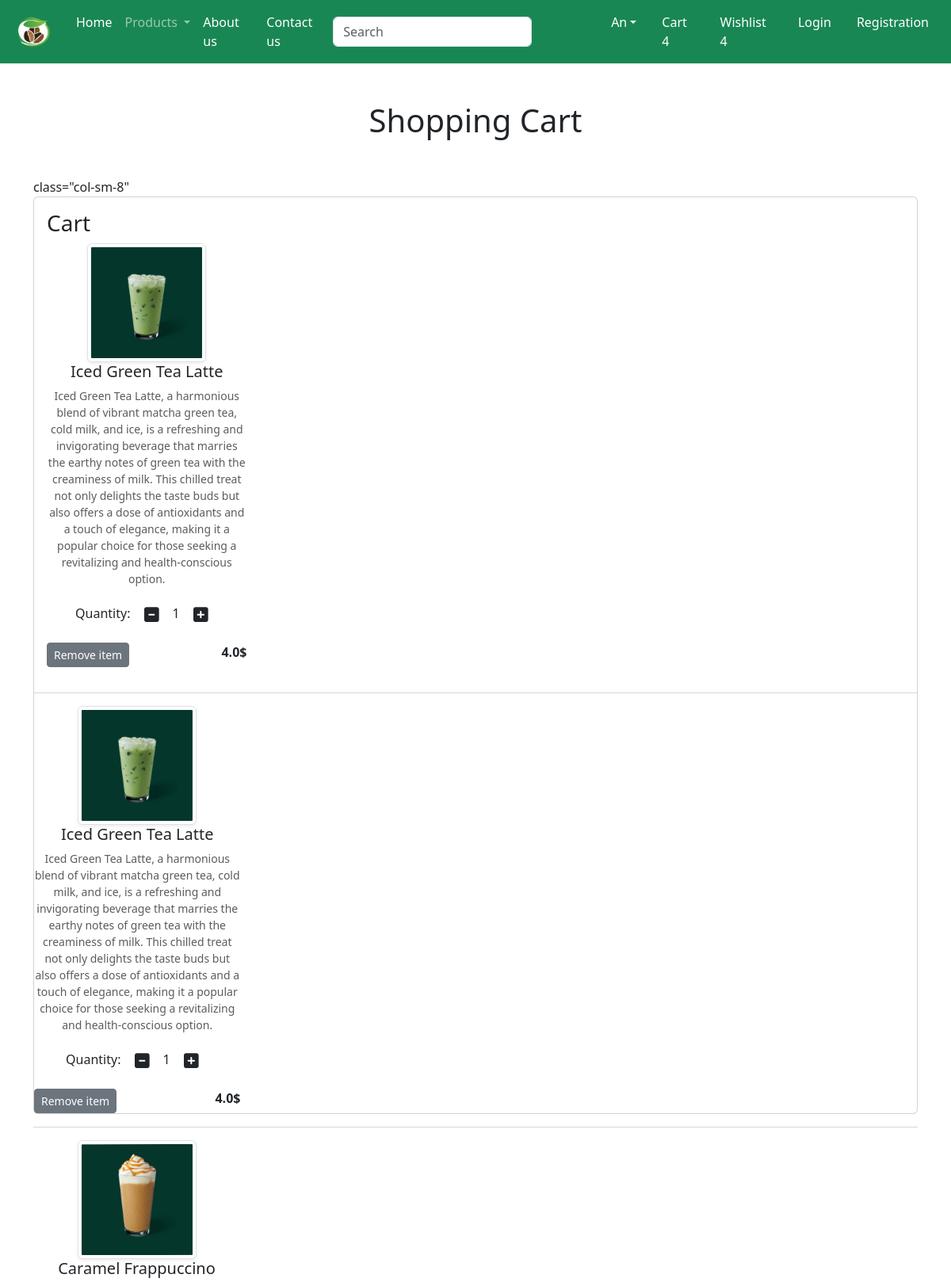
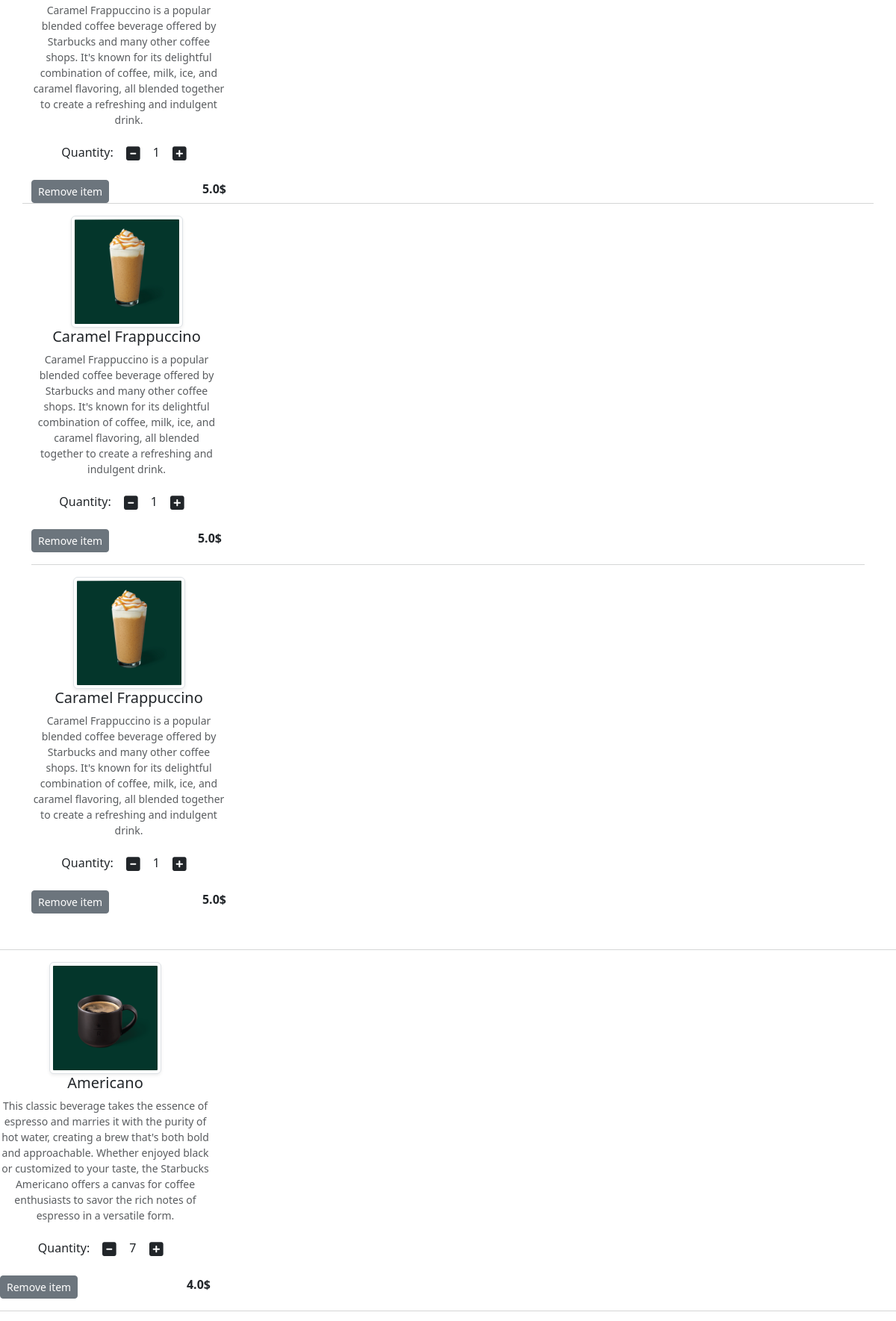
Page /checkout (signed in, upper part) on the committed database (2 pictures, top to bottom).
### app/models.py (models this page shows, shortened)
class Cart(models.Model):
    user = models.ForeignKey(User,on_delete=models.CASCADE)
    product = models.ForeignKey(Product,on_delete=models.CASCADE)
    quantity = models.PositiveIntegerField(default=1)

class Product(models.Model):
    title = models.CharField(max_length=100)
    selling_price = models.FloatField()
    discounted_price = models.FloatField()
    description = models.TextField()
    composition = models.TextField(default='')
    prodapp = models.TextField(default='')
    category = models.CharField(choices=CATEGORY_CHOICES, max_length=3)
    product_image = models.ImageField(upload_to='product')

### app/views.py (the view)
# urls.py: path('checkout',views.show_cart,name='checkout'),
def show_cart(request):
    user = request.user
    cart = Cart.objects.filter(user=user)
    amount = 0
    for p in cart:
        value = p.quantity * p.product.discounted_price
        amount = amount + value
    totalamount = amount + 1
    return render(request,'app/addtocart.html',locals())

### app/templates/app/addtocart.html (shortened to what this page needs)
{% extends 'app/base.html' %}
{% load static %}
{% block main-content %}
<div class="container my-5">
 <div class="row">
 {% if cart %}
 <h1 class="text-center mb-5">Shopping Cart</h1>
 <div>class="col-sm-8"
 <div class="card">
    <div class="card-body">
     <h3>Cart</h3>
     {% for item in cart %}
     <div class="row">
      <div class="col-sm-3 text-center align-self-center"><img src="{{item.product.product_image.url}}" alt="" srcset="" class="img-fluid img-thumbnail shadow-sm" height="150" width="150"</div>
        <h5>{{item.product.title}}</h5>
        <p class="mb-2 text-muted small">{{item.product.description}}</p>
        <div class="my-3">
         <label for="quantity">Quantity:</label>
         <a class="minus-cart btn" pid="{{item.product.id}}"><i class="fas fa-minus-square fa-lg"></i></a>
           <span id="quantity">{{item.quantity}}</span>
        <a class="plus-cart btn" pid="{{item.product.id}}"><i class="fas fa-plus-square fa-lg"></i></a>
       </div>
       <div class="d-flex justify-content-between">
        <a href="#" class="remove-cart btn btn-sm btn-secondary mr-3" pid="{{item.product.id}}">Remove item</a>
        <p class="mb-0"><span><strong>{{item.product.discounted_price}}$</strong></span></p>
       </div>
      </div>
     </div>
    </div>
    <hr class="text-muted">
    {% endfor %}
  {% else %}
    <h1 class="text-center mb-5">Cart is Empty</h1>
{% endif %}
{% endblock main-content %}

### rows in the picture
Cart: product.product_image (picture), product "Iced Green Tea Latte", product.description "Iced Green Tea Latte, a harmonious blend of vibrant matcha green tea, cold milk, and ice, is a refreshing and invigorating beverage that marries the earthy notes of green tea with the creaminess of milk. This chilled treat not only delights the taste buds but also offers a dose of antioxidants and a touch of elegance, making it a popular choice for those seeking a revitalizing and health-conscious option.", quantity "1", product.discounted_price "4.0"
Cart: product.product_image (picture), product "Iced Green Tea Latte", product.description "Iced Green Tea Latte, a harmonious blend of vibrant matcha green tea, cold milk, and ice, is a refreshing and invigorating beverage that marries the earthy notes of green tea with the creaminess of milk. This chilled treat not only delights the taste buds but also offers a dose of antioxidants and a touch of elegance, making it a popular choice for those seeking a revitalizing and health-conscious option.", quantity "1", product.discounted_price "4.0"
Cart: product.product_image (picture), product "Caramel Frappuccino", product.description "Caramel Frappuccino is a popular blended coffee beverage offered by Starbucks and many other coffee shops. It's known for its delightful combination of coffee, milk, ice, and caramel flavoring, all blended together to create a refreshing and indulgent drink.", quantity "1", product.discounted_price "5.0"
Cart: product.product_image (picture), product "Caramel Frappuccino", product.description "Caramel Frappuccino is a popular blended coffee beverage offered by Starbucks and many other coffee shops. It's known for its delightful combination of coffee, milk, ice, and caramel flavoring, all blended together to create a refreshing and indulgent drink.", quantity "1", product.discounted_price "5.0"
Cart: product.product_image (picture), product "Caramel Frappuccino", product.description "Caramel Frappuccino is a popular blended coffee beverage offered by Starbucks and many other coffee shops. It's known for its delightful combination of coffee, milk, ice, and caramel flavoring, all blended together to create a refreshing and indulgent drink.", quantity "1", product.discounted_price "5.0"
Cart: product.product_image (picture), product "Americano", product.description "This classic beverage takes the essence of espresso and marries it with the purity of hot water, creating a brew that's both bold and approachable. Whether enjoyed black or customized to your taste, the Starbucks Americano offers a canvas for coffee enthusiasts to savor the rich notes of espresso in a versatile form.", quantity "7", product.discounted_price "4.0"
